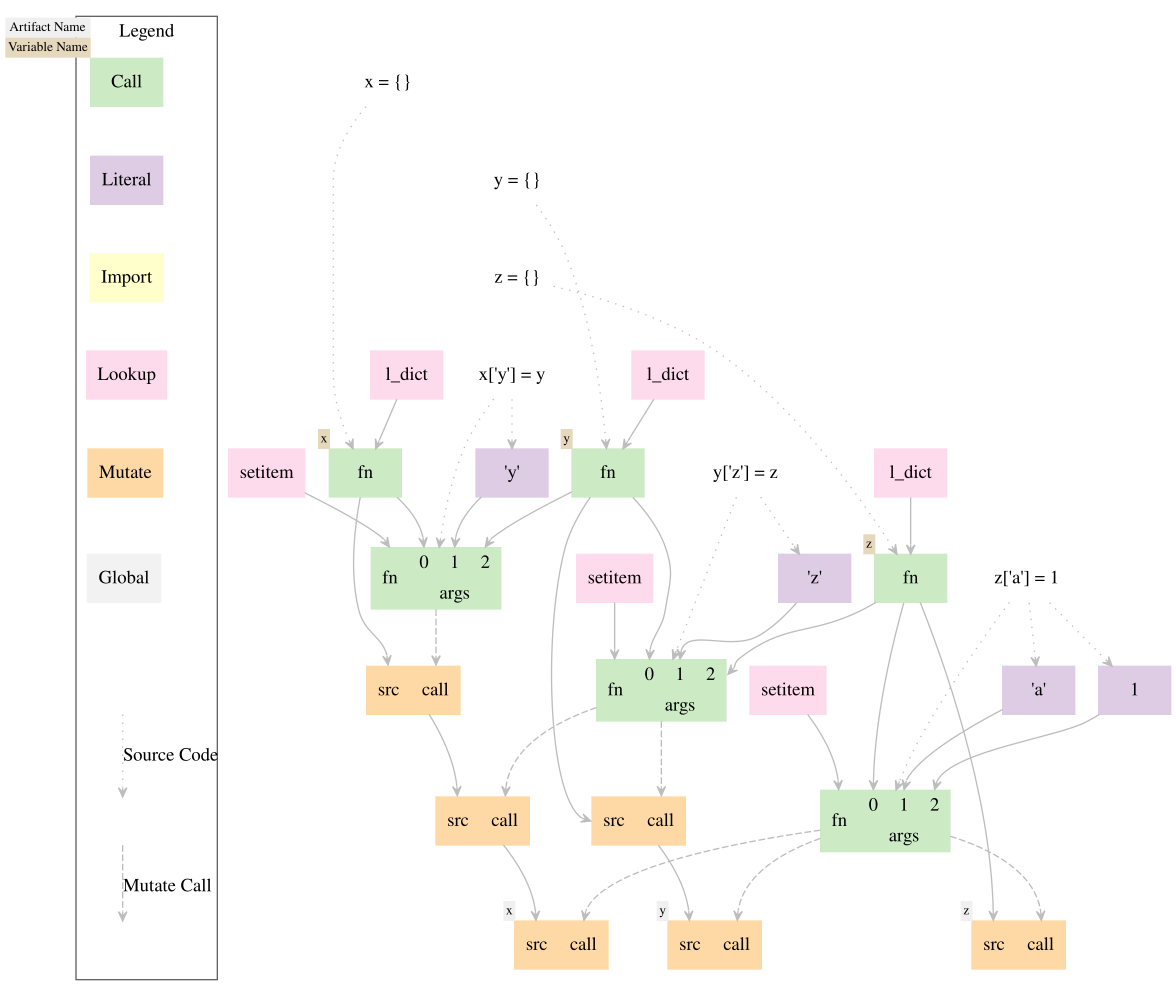

This figure's Python source:
import datetime
from pathlib import *
from lineapy.data.types import *
from lineapy.utils import get_new_id

source_1 = SourceCode(
    code="""import lineapy
x = {}
y = {}
z = {}
x[\'y\'] = y
y[\'z\'] = z
z[\'a\'] = 1

lineapy.linea_publish(x, \'x\')
lineapy.linea_publish(y, \'y\')
lineapy.linea_publish(z, \'z\')
""",
    location=PosixPath("[source file path]"),
)
call_1 = CallNode(
    source_location=SourceLocation(
        lineno=2,
        col_offset=4,
        end_lineno=2,
        end_col_offset=6,
        source_code=source_1.id,
    ),
    function_id=LookupNode(
        name="l_dict",
    ).id,
)
call_2 = CallNode(
    source_location=SourceLocation(
        lineno=3,
        col_offset=4,
        end_lineno=3,
        end_col_offset=6,
        source_code=source_1.id,
    ),
    function_id=LookupNode(
        name="l_dict",
    ).id,
)
call_3 = CallNode(
    source_location=SourceLocation(
        lineno=4,
        col_offset=4,
        end_lineno=4,
        end_col_offset=6,
        source_code=source_1.id,
    ),
    function_id=LookupNode(
        name="l_dict",
    ).id,
)
call_4 = CallNode(
    source_location=SourceLocation(
        lineno=5,
        col_offset=0,
        end_lineno=5,
        end_col_offset=10,
        source_code=source_1.id,
    ),
    function_id=LookupNode(
        name="setitem",
    ).id,
    positional_args=[
        call_1.id,
        LiteralNode(
            source_location=SourceLocation(
                lineno=5,
                col_offset=2,
                end_lineno=5,
                end_col_offset=5,
                source_code=source_1.id,
            ),
            value="y",
        ).id,
        call_2.id,
    ],
)
call_5 = CallNode(
    source_location=SourceLocation(
        lineno=6,
        col_offset=0,
        end_lineno=6,
        end_col_offset=10,
        source_code=source_1.id,
    ),
    function_id=LookupNode(
        name="setitem",
    ).id,
    positional_args=[
        call_2.id,
        LiteralNode(
            source_location=SourceLocation(
                lineno=6,
                col_offset=2,
                end_lineno=6,
                end_col_offset=5,
                source_code=source_1.id,
            ),
            value="z",
        ).id,
        call_3.id,
    ],
)
call_6 = CallNode(
    source_location=SourceLocation(
        lineno=7,
        col_offset=0,
        end_lineno=7,
        end_col_offset=10,
        source_code=source_1.id,
    ),
    function_id=LookupNode(
        name="setitem",
    ).id,
    positional_args=[
        call_3.id,
        LiteralNode(
            source_location=SourceLocation(
                lineno=7,
                col_offset=2,
                end_lineno=7,
                end_col_offset=5,
                source_code=source_1.id,
            ),
            value="a",
        ).id,
        LiteralNode(
            source_location=SourceLocation(
                lineno=7,
                col_offset=9,
                end_lineno=7,
                end_col_offset=10,
                source_code=source_1.id,
            ),
            value=1,
        ).id,
    ],
)
mutate_150 = MutateNode(
    source_id=MutateNode(
        source_id=MutateNode(
            source_id=MutateNode(
                source_id=MutateNode(
                    source_id=MutateNode(
                        source_id=MutateNode(
                            source_id=GlobalNode(
                                name="foo",
                                call_id=call_1.id,
                            ).id,
                            call_id=call_4.id,
                        ).id,
                        call_id=call_5.id,
                    ).id,
                    call_id=call_5.id,
                ).id,
                call_id=call_6.id,
            ).id,
            call_id=call_6.id,
        ).id,
        call_id=call_6.id,
    ).id,
    call_id=call_6.id,
)
mutate_153 = MutateNode(
    source_id=MutateNode(
        source_id=MutateNode(
            source_id=MutateNode(
                source_id=MutateNode(
                    source_id=MutateNode(
                        source_id=MutateNode(
                            source_id=GlobalNode(
                                name="pandas",
                                call_id=call_1.id,
                            ).id,
                            call_id=call_4.id,
                        ).id,
                        call_id=call_5.id,
                    ).id,
                    call_id=call_5.id,
                ).id,
                call_id=call_6.id,
            ).id,
            call_id=call_6.id,
        ).id,
        call_id=call_6.id,
    ).id,
    call_id=call_6.id,
)
mutate_156 = MutateNode(
    source_id=MutateNode(
        source_id=MutateNode(
            source_id=MutateNode(
                source_id=MutateNode(
                    source_id=MutateNode(
                        source_id=MutateNode(
                            source_id=GlobalNode(
                                name="open",
                                call_id=call_1.id,
                            ).id,
                            call_id=call_4.id,
                        ).id,
                        call_id=call_5.id,
                    ).id,
                    call_id=call_5.id,
                ).id,
                call_id=call_6.id,
            ).id,
            call_id=call_6.id,
        ).id,
        call_id=call_6.id,
    ).id,
    call_id=call_6.id,
)
mutate_159 = MutateNode(
    source_id=MutateNode(
        source_id=MutateNode(
            source_id=MutateNode(
                source_id=MutateNode(
                    source_id=MutateNode(
                        source_id=MutateNode(
                            source_id=GlobalNode(
                                name="r7",
                                call_id=call_1.id,
                            ).id,
                            call_id=call_4.id,
                        ).id,
                        call_id=call_5.id,
                    ).id,
                    call_id=call_5.id,
                ).id,
                call_id=call_6.id,
            ).id,
            call_id=call_6.id,
        ).id,
        call_id=call_6.id,
    ).id,
    call_id=call_6.id,
)
mutate_172 = MutateNode(
    source_id=MutateNode(
        source_id=MutateNode(
            source_id=MutateNode(
                source_id=MutateNode(
                    source_id=MutateNode(
                        source_id=MutateNode(
                            source_id=GlobalNode(
                                name="x",
                                call_id=call_1.id,
                            ).id,
                            call_id=call_4.id,
                        ).id,
                        call_id=call_5.id,
                    ).id,
                    call_id=call_5.id,
                ).id,
                call_id=call_6.id,
            ).id,
            call_id=call_6.id,
        ).id,
        call_id=call_6.id,
    ).id,
    call_id=call_6.id,
)
mutate_175 = MutateNode(
    source_id=MutateNode(
        source_id=MutateNode(
            source_id=MutateNode(
                source_id=MutateNode(
                    source_id=MutateNode(
                        source_id=MutateNode(
                            source_id=GlobalNode(
                                name="df",
                                call_id=call_1.id,
                            ).id,
                            call_id=call_4.id,
                        ).id,
                        call_id=call_5.id,
                    ).id,
                    call_id=call_5.id,
                ).id,
                call_id=call_6.id,
            ).id,
            call_id=call_6.id,
        ).id,
        call_id=call_6.id,
    ).id,
    call_id=call_6.id,
)
mutate_176 = MutateNode(
    source_id=MutateNode(
        source_id=MutateNode(
            source_id=MutateNode(
                source_id=MutateNode(
                    source_id=MutateNode(
                        source_id=MutateNode(
                            source_id=GlobalNode(
                                name="bs",
                                call_id=call_1.id,
                            ).id,
                            call_id=call_4.id,
                        ).id,
                        call_id=call_5.id,
                    ).id,
                    call_id=call_5.id,
                ).id,
                call_id=call_6.id,
            ).id,
            call_id=call_6.id,
        ).id,
        call_id=call_6.id,
    ).id,
    call_id=call_6.id,
)
mutate_177 = MutateNode(
    source_id=MutateNode(
        source_id=MutateNode(
            source_id=MutateNode(
                source_id=MutateNode(
                    source_id=MutateNode(
                        source_id=MutateNode(
                            source_id=GlobalNode(
                                name="before",
                                call_id=call_1.id,
                            ).id,
                            call_id=call_4.id,
                        ).id,
                        call_id=call_5.id,
                    ).id,
                    call_id=call_5.id,
                ).id,
                call_id=call_6.id,
            ).id,
            call_id=call_6.id,
        ).id,
        call_id=call_6.id,
    ).id,
    call_id=call_6.id,
)
mutate_178 = MutateNode(
    source_id=MutateNode(
        source_id=MutateNode(
            source_id=MutateNode(
                source_id=MutateNode(
                    source_id=MutateNode(
                        source_id=MutateNode(
                            source_id=GlobalNode(
                                name="altair",
                                call_id=call_1.id,
                            ).id,
                            call_id=call_4.id,
                        ).id,
                        call_id=call_5.id,
                    ).id,
                    call_id=call_5.id,
                ).id,
                call_id=call_6.id,
            ).id,
            call_id=call_6.id,
        ).id,
        call_id=call_6.id,
    ).id,
    call_id=call_6.id,
)
mutate_187 = MutateNode(
    source_id=MutateNode(
        source_id=MutateNode(
            source_id=MutateNode(
                source_id=MutateNode(
                    source_id=MutateNode(
                        source_id=MutateNode(
                            source_id=GlobalNode(
                                name="r1",
                                call_id=call_1.id,
                            ).id,
                            call_id=call_4.id,
                        ).id,
                        call_id=call_5.id,
                    ).id,
                    call_id=call_5.id,
                ).id,
                call_id=call_6.id,
            ).id,
            call_id=call_6.id,
        ).id,
        call_id=call_6.id,
    ).id,
    call_id=call_6.id,
)
mutate_194 = MutateNode(
    source_id=MutateNode(
        source_id=MutateNode(
            source_id=MutateNode(
                source_id=MutateNode(
                    source_id=MutateNode(
                        source_id=MutateNode(
                            source_id=GlobalNode(
                                name="DataFrame",
                                call_id=call_1.id,
                            ).id,
                            call_id=call_4.id,
                        ).id,
                        call_id=call_5.id,
                    ).id,
                    call_id=call_5.id,
                ).id,
                call_id=call_6.id,
            ).id,
            call_id=call_6.id,
        ).id,
        call_id=call_6.id,
    ).id,
    call_id=call_6.id,
)
mutate_197 = MutateNode(
    source_id=MutateNode(
        source_id=MutateNode(
            source_id=MutateNode(
                source_id=MutateNode(
                    source_id=MutateNode(
                        source_id=MutateNode(
                            source_id=GlobalNode(
                                name="r4",
                                call_id=call_1.id,
                            ).id,
                            call_id=call_4.id,
                        ).id,
                        call_id=call_5.id,
                    ).id,
                    call_id=call_5.id,
                ).id,
                call_id=call_6.id,
            ).id,
            call_id=call_6.id,
        ).id,
        call_id=call_6.id,
    ).id,
    call_id=call_6.id,
)
mutate_198 = MutateNode(
    source_id=MutateNode(
        source_id=MutateNode(
            source_id=MutateNode(
                source_id=MutateNode(
                    source_id=MutateNode(
                        source_id=MutateNode(
                            source_id=GlobalNode(
                                name="clf",
                                call_id=call_1.id,
                            ).id,
                            call_id=call_4.id,
                        ).id,
                        call_id=call_5.id,
                    ).id,
                    call_id=call_5.id,
                ).id,
                call_id=call_6.id,
            ).id,
            call_id=call_6.id,
        ).id,
        call_id=call_6.id,
    ).id,
    call_id=call_6.id,
)
mutate_200 = MutateNode(
    source_id=MutateNode(
        source_id=MutateNode(
            source_id=MutateNode(
                source_id=MutateNode(
                    source_id=MutateNode(
                        source_id=MutateNode(
                            source_id=GlobalNode(
                                name="r8",
                                call_id=call_1.id,
                            ).id,
                            call_id=call_4.id,
                        ).id,
                        call_id=call_5.id,
                    ).id,
                    call_id=call_5.id,
                ).id,
                call_id=call_6.id,
            ).id,
            call_id=call_6.id,
        ).id,
        call_id=call_6.id,
    ).id,
    call_id=call_6.id,
)
mutate_202 = MutateNode(
    source_id=MutateNode(
        source_id=MutateNode(
            source_id=MutateNode(
                source_id=MutateNode(
                    source_id=MutateNode(
                        source_id=MutateNode(
                            source_id=GlobalNode(
                                name="r9",
                                call_id=call_1.id,
                            ).id,
                            call_id=call_4.id,
                        ).id,
                        call_id=call_5.id,
                    ).id,
                    call_id=call_5.id,
                ).id,
                call_id=call_6.id,
            ).id,
            call_id=call_6.id,
        ).id,
        call_id=call_6.id,
    ).id,
    call_id=call_6.id,
)
mutate_209 = MutateNode(
    source_id=MutateNode(
        source_id=MutateNode(
            source_id=call_2.id,
            call_id=call_5.id,
        ).id,
        call_id=call_6.id,
    ).id,
    call_id=call_6.id,
)
mutate_213 = MutateNode(
    source_id=MutateNode(
        source_id=MutateNode(
            source_id=MutateNode(
                source_id=MutateNode(
                    source_id=MutateNode(
                        source_id=MutateNode(
                            source_id=GlobalNode(
                                name="obj",
                                call_id=call_1.id,
                            ).id,
                            call_id=call_4.id,
                        ).id,
                        call_id=call_5.id,
                    ).id,
                    call_id=call_5.id,
                ).id,
                call_id=call_6.id,
            ).id,
            call_id=call_6.id,
        ).id,
        call_id=call_6.id,
    ).id,
    call_id=call_6.id,
)
mutate_215 = MutateNode(
    source_id=MutateNode(
        source_id=MutateNode(
            source_id=MutateNode(
                source_id=MutateNode(
                    source_id=MutateNode(
                        source_id=MutateNode(
                            source_id=GlobalNode(
                                name="my_function",
                                call_id=call_1.id,
                            ).id,
                            call_id=call_4.id,
                        ).id,
                        call_id=call_5.id,
                    ).id,
                    call_id=call_5.id,
                ).id,
                call_id=call_6.id,
            ).id,
            call_id=call_6.id,
        ).id,
        call_id=call_6.id,
    ).id,
    call_id=call_6.id,
)
mutate_220 = MutateNode(
    source_id=MutateNode(
        source_id=MutateNode(
            source_id=MutateNode(
                source_id=MutateNode(
                    source_id=MutateNode(
                        source_id=MutateNode(
                            source_id=GlobalNode(
                                name="y",
                                call_id=call_1.id,
                            ).id,
                            call_id=call_4.id,
                        ).id,
                        call_id=call_5.id,
                    ).id,
                    call_id=call_5.id,
                ).id,
                call_id=call_6.id,
            ).id,
            call_id=call_6.id,
        ).id,
        call_id=call_6.id,
    ).id,
    call_id=call_6.id,
)
mutate_221 = MutateNode(
    source_id=MutateNode(
        source_id=MutateNode(
            source_id=MutateNode(
                source_id=MutateNode(
                    source_id=MutateNode(
                        source_id=MutateNode(
                            source_id=GlobalNode(
                                name="e",
                                call_id=call_1.id,
                            ).id,
                            call_id=call_4.id,
                        ).id,
                        call_id=call_5.id,
                    ).id,
                    call_id=call_5.id,
                ).id,
                call_id=call_6.id,
            ).id,
            call_id=call_6.id,
        ).id,
        call_id=call_6.id,
    ).id,
    call_id=call_6.id,
)
mutate_230 = MutateNode(
    source_id=MutateNode(
        source_id=MutateNode(
            source_id=MutateNode(
                source_id=MutateNode(
                    source_id=MutateNode(
                        source_id=MutateNode(
                            source_id=GlobalNode(
                                name="v",
                                call_id=call_1.id,
                            ).id,
                            call_id=call_4.id,
                        ).id,
                        call_id=call_5.id,
                    ).id,
                    call_id=call_5.id,
                ).id,
                call_id=call_6.id,
            ).id,
            call_id=call_6.id,
        ).id,
        call_id=call_6.id,
    ).id,
    call_id=call_6.id,
)
mutate_233 = MutateNode(
    source_id=MutateNode(
        source_id=MutateNode(
            source_id=MutateNode(
                source_id=MutateNode(
                    source_id=MutateNode(
                        source_id=MutateNode(
                            source_id=call_1.id,
                            call_id=call_4.id,
                        ).id,
                        call_id=call_5.id,
                    ).id,
                    call_id=call_5.id,
                ).id,
                call_id=call_6.id,
            ).id,
            call_id=call_6.id,
        ).id,
        call_id=call_6.id,
    ).id,
    call_id=call_6.id,
)
mutate_235 = MutateNode(
    source_id=MutateNode(
        source_id=MutateNode(
            source_id=MutateNode(
                source_id=MutateNode(
                    source_id=MutateNode(
                        source_id=MutateNode(
                            source_id=GlobalNode(
                                name="r6",
                                call_id=call_1.id,
                            ).id,
                            call_id=call_4.id,
                        ).id,
                        call_id=call_5.id,
                    ).id,
                    call_id=call_5.id,
                ).id,
                call_id=call_6.id,
            ).id,
            call_id=call_6.id,
        ).id,
        call_id=call_6.id,
    ).id,
    call_id=call_6.id,
)
mutate_236 = MutateNode(
    source_id=MutateNode(
        source_id=MutateNode(
            source_id=MutateNode(
                source_id=MutateNode(
                    source_id=MutateNode(
                        source_id=MutateNode(
                            source_id=GlobalNode(
                                name="r2",
                                call_id=call_1.id,
                            ).id,
                            call_id=call_4.id,
                        ).id,
                        call_id=call_5.id,
                    ).id,
                    call_id=call_5.id,
                ).id,
                call_id=call_6.id,
            ).id,
            call_id=call_6.id,
        ).id,
        call_id=call_6.id,
    ).id,
    call_id=call_6.id,
)
mutate_240 = MutateNode(
    source_id=call_3.id,
    call_id=call_6.id,
)
mutate_246 = MutateNode(
    source_id=MutateNode(
        source_id=MutateNode(
            source_id=MutateNode(
                source_id=MutateNode(
                    source_id=MutateNode(
                        source_id=MutateNode(
                            source_id=GlobalNode(
                                name="d",
                                call_id=call_1.id,
                            ).id,
                            call_id=call_4.id,
                        ).id,
                        call_id=call_5.id,
                    ).id,
                    call_id=call_5.id,
                ).id,
                call_id=call_6.id,
            ).id,
            call_id=call_6.id,
        ).id,
        call_id=call_6.id,
    ).id,
    call_id=call_6.id,
)
mutate_249 = MutateNode(
    source_id=MutateNode(
        source_id=MutateNode(
            source_id=MutateNode(
                source_id=MutateNode(
                    source_id=MutateNode(
                        source_id=MutateNode(
                            source_id=GlobalNode(
                                name="alt",
                                call_id=call_1.id,
                            ).id,
                            call_id=call_4.id,
                        ).id,
                        call_id=call_5.id,
                    ).id,
                    call_id=call_5.id,
                ).id,
                call_id=call_6.id,
            ).id,
            call_id=call_6.id,
        ).id,
        call_id=call_6.id,
    ).id,
    call_id=call_6.id,
)
mutate_251 = MutateNode(
    source_id=MutateNode(
        source_id=MutateNode(
            source_id=MutateNode(
                source_id=MutateNode(
                    source_id=MutateNode(
                        source_id=MutateNode(
                            source_id=GlobalNode(
                                name="pd",
                                call_id=call_1.id,
                            ).id,
                            call_id=call_4.id,
                        ).id,
                        call_id=call_5.id,
                    ).id,
                    call_id=call_5.id,
                ).id,
                call_id=call_6.id,
            ).id,
            call_id=call_6.id,
        ).id,
        call_id=call_6.id,
    ).id,
    call_id=call_6.id,
)
mutate_253 = MutateNode(
    source_id=MutateNode(
        source_id=MutateNode(
            source_id=MutateNode(
                source_id=MutateNode(
                    source_id=MutateNode(
                        source_id=MutateNode(
                            source_id=GlobalNode(
                                name="plt",
                                call_id=call_1.id,
                            ).id,
                            call_id=call_4.id,
                        ).id,
                        call_id=call_5.id,
                    ).id,
                    call_id=call_5.id,
                ).id,
                call_id=call_6.id,
            ).id,
            call_id=call_6.id,
        ).id,
        call_id=call_6.id,
    ).id,
    call_id=call_6.id,
)
mutate_266 = MutateNode(
    source_id=MutateNode(
        source_id=MutateNode(
            source_id=MutateNode(
                source_id=MutateNode(
                    source_id=MutateNode(
                        source_id=MutateNode(
                            source_id=GlobalNode(
                                name="b",
                                call_id=call_1.id,
                            ).id,
                            call_id=call_4.id,
                        ).id,
                        call_id=call_5.id,
                    ).id,
                    call_id=call_5.id,
                ).id,
                call_id=call_6.id,
            ).id,
            call_id=call_6.id,
        ).id,
        call_id=call_6.id,
    ).id,
    call_id=call_6.id,
)
mutate_268 = MutateNode(
    source_id=MutateNode(
        source_id=MutateNode(
            source_id=MutateNode(
                source_id=MutateNode(
                    source_id=MutateNode(
                        source_id=MutateNode(
                            source_id=GlobalNode(
                                name="img",
                                call_id=call_1.id,
                            ).id,
                            call_id=call_4.id,
                        ).id,
                        call_id=call_5.id,
                    ).id,
                    call_id=call_5.id,
                ).id,
                call_id=call_6.id,
            ).id,
            call_id=call_6.id,
        ).id,
        call_id=call_6.id,
    ).id,
    call_id=call_6.id,
)
mutate_271 = MutateNode(
    source_id=MutateNode(
        source_id=MutateNode(
            source_id=MutateNode(
                source_id=MutateNode(
                    source_id=MutateNode(
                        source_id=MutateNode(
                            source_id=GlobalNode(
                                name="sns",
                                call_id=call_1.id,
                            ).id,
                            call_id=call_4.id,
                        ).id,
                        call_id=call_5.id,
                    ).id,
                    call_id=call_5.id,
                ).id,
                call_id=call_6.id,
            ).id,
            call_id=call_6.id,
        ).id,
        call_id=call_6.id,
    ).id,
    call_id=call_6.id,
)
mutate_272 = MutateNode(
    source_id=MutateNode(
        source_id=MutateNode(
            source_id=MutateNode(
                source_id=MutateNode(
                    source_id=MutateNode(
                        source_id=MutateNode(
                            source_id=GlobalNode(
                                name="r11",
                                call_id=call_1.id,
                            ).id,
                            call_id=call_4.id,
                        ).id,
                        call_id=call_5.id,
                    ).id,
                    call_id=call_5.id,
                ).id,
                call_id=call_6.id,
            ).id,
            call_id=call_6.id,
        ).id,
        call_id=call_6.id,
    ).id,
    call_id=call_6.id,
)
mutate_273 = MutateNode(
    source_id=MutateNode(
        source_id=MutateNode(
            source_id=MutateNode(
                source_id=MutateNode(
                    source_id=MutateNode(
                        source_id=MutateNode(
                            source_id=GlobalNode(
                                name="is_new",
                                call_id=call_1.id,
                            ).id,
                            call_id=call_4.id,
                        ).id,
                        call_id=call_5.id,
                    ).id,
                    call_id=call_5.id,
                ).id,
                call_id=call_6.id,
            ).id,
            call_id=call_6.id,
        ).id,
        call_id=call_6.id,
    ).id,
    call_id=call_6.id,
)
mutate_281 = MutateNode(
    source_id=MutateNode(
        source_id=MutateNode(
            source_id=MutateNode(
                source_id=MutateNode(
                    source_id=MutateNode(
                        source_id=MutateNode(
                            source_id=GlobalNode(
                                name="Decimal",
                                call_id=call_1.id,
                            ).id,
                            call_id=call_4.id,
                        ).id,
                        call_id=call_5.id,
                    ).id,
                    call_id=call_5.id,
                ).id,
                call_id=call_6.id,
            ).id,
            call_id=call_6.id,
        ).id,
        call_id=call_6.id,
    ).id,
    call_id=call_6.id,
)
mutate_283 = MutateNode(
    source_id=MutateNode(
        source_id=MutateNode(
            source_id=MutateNode(
                source_id=MutateNode(
                    source_id=MutateNode(
                        source_id=MutateNode(
                            source_id=GlobalNode(
                                name="new_df",
                                call_id=call_1.id,
                            ).id,
                            call_id=call_4.id,
                        ).id,
                        call_id=call_5.id,
                    ).id,
                    call_id=call_5.id,
                ).id,
                call_id=call_6.id,
            ).id,
            call_id=call_6.id,
        ).id,
        call_id=call_6.id,
    ).id,
    call_id=call_6.id,
)
mutate_287 = MutateNode(
    source_id=MutateNode(
        source_id=MutateNode(
            source_id=MutateNode(
                source_id=MutateNode(
                    source_id=MutateNode(
                        source_id=MutateNode(
                            source_id=GlobalNode(
                                name="sklearn.ensemble",
                                call_id=call_1.id,
                            ).id,
                            call_id=call_4.id,
                        ).id,
                        call_id=call_5.id,
                    ).id,
                    call_id=call_5.id,
                ).id,
                call_id=call_6.id,
            ).id,
            call_id=call_6.id,
        ).id,
        call_id=call_6.id,
    ).id,
    call_id=call_6.id,
)
mutate_290 = MutateNode(
    source_id=MutateNode(
        source_id=MutateNode(
            source_id=MutateNode(
                source_id=MutateNode(
                    source_id=MutateNode(
                        source_id=MutateNode(
                            source_id=GlobalNode(
                                name="types",
                                call_id=call_1.id,
                            ).id,
                            call_id=call_4.id,
                        ).id,
                        call_id=call_5.id,
                    ).id,
                    call_id=call_5.id,
                ).id,
                call_id=call_6.id,
            ).id,
            call_id=call_6.id,
        ).id,
        call_id=call_6.id,
    ).id,
    call_id=call_6.id,
)
mutate_296 = MutateNode(
    source_id=MutateNode(
        source_id=MutateNode(
            source_id=MutateNode(
                source_id=MutateNode(
                    source_id=MutateNode(
                        source_id=MutateNode(
                            source_id=GlobalNode(
                                name="ls",
                                call_id=call_1.id,
                            ).id,
                            call_id=call_4.id,
                        ).id,
                        call_id=call_5.id,
                    ).id,
                    call_id=call_5.id,
                ).id,
                call_id=call_6.id,
            ).id,
            call_id=call_6.id,
        ).id,
        call_id=call_6.id,
    ).id,
    call_id=call_6.id,
)
mutate_299 = MutateNode(
    source_id=MutateNode(
        source_id=MutateNode(
            source_id=MutateNode(
                source_id=MutateNode(
                    source_id=MutateNode(
                        source_id=MutateNode(
                            source_id=GlobalNode(
                                name="r5",
                                call_id=call_1.id,
                            ).id,
                            call_id=call_4.id,
                        ).id,
                        call_id=call_5.id,
                    ).id,
                    call_id=call_5.id,
                ).id,
                call_id=call_6.id,
            ).id,
            call_id=call_6.id,
        ).id,
        call_id=call_6.id,
    ).id,
    call_id=call_6.id,
)
mutate_302 = MutateNode(
    source_id=MutateNode(
        source_id=MutateNode(
            source_id=MutateNode(
                source_id=MutateNode(
                    source_id=MutateNode(
                        source_id=MutateNode(
                            source_id=GlobalNode(
                                name="assets",
                                call_id=call_1.id,
                            ).id,
                            call_id=call_4.id,
                        ).id,
                        call_id=call_5.id,
                    ).id,
                    call_id=call_5.id,
                ).id,
                call_id=call_6.id,
            ).id,
            call_id=call_6.id,
        ).id,
        call_id=call_6.id,
    ).id,
    call_id=call_6.id,
)
mutate_305 = MutateNode(
    source_id=MutateNode(
        source_id=MutateNode(
            source_id=MutateNode(
                source_id=MutateNode(
                    source_id=MutateNode(
                        source_id=MutateNode(
                            source_id=GlobalNode(
                                name="math",
                                call_id=call_1.id,
                            ).id,
                            call_id=call_4.id,
                        ).id,
                        call_id=call_5.id,
                    ).id,
                    call_id=call_5.id,
                ).id,
                call_id=call_6.id,
            ).id,
            call_id=call_6.id,
        ).id,
        call_id=call_6.id,
    ).id,
    call_id=call_6.id,
)
mutate_313 = MutateNode(
    source_id=MutateNode(
        source_id=MutateNode(
            source_id=MutateNode(
                source_id=MutateNode(
                    source_id=MutateNode(
                        source_id=MutateNode(
                            source_id=GlobalNode(
                                name="PIL.Image",
                                call_id=call_1.id,
                            ).id,
                            call_id=call_4.id,
                        ).id,
                        call_id=call_5.id,
                    ).id,
                    call_id=call_5.id,
                ).id,
                call_id=call_6.id,
            ).id,
            call_id=call_6.id,
        ).id,
        call_id=call_6.id,
    ).id,
    call_id=call_6.id,
)
mutate_315 = MutateNode(
    source_id=MutateNode(
        source_id=MutateNode(
            source_id=MutateNode(
                source_id=MutateNode(
                    source_id=MutateNode(
                        source_id=MutateNode(
                            source_id=GlobalNode(
                                name="r10",
                                call_id=call_1.id,
                            ).id,
                            call_id=call_4.id,
                        ).id,
                        call_id=call_5.id,
                    ).id,
                    call_id=call_5.id,
                ).id,
                call_id=call_6.id,
            ).id,
            call_id=call_6.id,
        ).id,
        call_id=call_6.id,
    ).id,
    call_id=call_6.id,
)
mutate_318 = MutateNode(
    source_id=MutateNode(
        source_id=MutateNode(
            source_id=MutateNode(
                source_id=MutateNode(
                    source_id=MutateNode(
                        source_id=MutateNode(
                            source_id=GlobalNode(
                                name="a",
                                call_id=call_1.id,
                            ).id,
                            call_id=call_4.id,
                        ).id,
                        call_id=call_5.id,
                    ).id,
                    call_id=call_5.id,
                ).id,
                call_id=call_6.id,
            ).id,
            call_id=call_6.id,
        ).id,
        call_id=call_6.id,
    ).id,
    call_id=call_6.id,
)
mutate_321 = MutateNode(
    source_id=MutateNode(
        source_id=MutateNode(
            source_id=MutateNode(
                source_id=MutateNode(
                    source_id=MutateNode(
                        source_id=MutateNode(
                            source_id=GlobalNode(
                                name="c",
                                call_id=call_1.id,
                            ).id,
                            call_id=call_4.id,
                        ).id,
                        call_id=call_5.id,
                    ).id,
                    call_id=call_5.id,
                ).id,
                call_id=call_6.id,
            ).id,
            call_id=call_6.id,
        ).id,
        call_id=call_6.id,
    ).id,
    call_id=call_6.id,
)
mutate_326 = MutateNode(
    source_id=MutateNode(
        source_id=MutateNode(
            source_id=MutateNode(
                source_id=MutateNode(
                    source_id=MutateNode(
                        source_id=MutateNode(
                            source_id=GlobalNode(
                                name="r3",
                                call_id=call_1.id,
                            ).id,
                            call_id=call_4.id,
                        ).id,
                        call_id=call_5.id,
                    ).id,
                    call_id=call_5.id,
                ).id,
                call_id=call_6.id,
            ).id,
            call_id=call_6.id,
        ).id,
        call_id=call_6.id,
    ).id,
    call_id=call_6.id,
)
mutate_330 = MutateNode(
    source_id=MutateNode(
        source_id=MutateNode(
            source_id=MutateNode(
                source_id=MutateNode(
                    source_id=MutateNode(
                        source_id=MutateNode(
                            source_id=GlobalNode(
                                name="RandomForestClassifier",
                                call_id=call_1.id,
                            ).id,
                            call_id=call_4.id,
                        ).id,
                        call_id=call_5.id,
                    ).id,
                    call_id=call_5.id,
                ).id,
                call_id=call_6.id,
            ).id,
            call_id=call_6.id,
        ).id,
        call_id=call_6.id,
    ).id,
    call_id=call_6.id,
)
mutate_333 = MutateNode(
    source_id=MutateNode(
        source_id=MutateNode(
            source_id=MutateNode(
                source_id=MutateNode(
                    source_id=MutateNode(
                        source_id=MutateNode(
                            source_id=GlobalNode(
                                name="decimal",
                                call_id=call_1.id,
                            ).id,
                            call_id=call_4.id,
                        ).id,
                        call_id=call_5.id,
                    ).id,
                    call_id=call_5.id,
                ).id,
                call_id=call_6.id,
            ).id,
            call_id=call_6.id,
        ).id,
        call_id=call_6.id,
    ).id,
    call_id=call_6.id,
)
